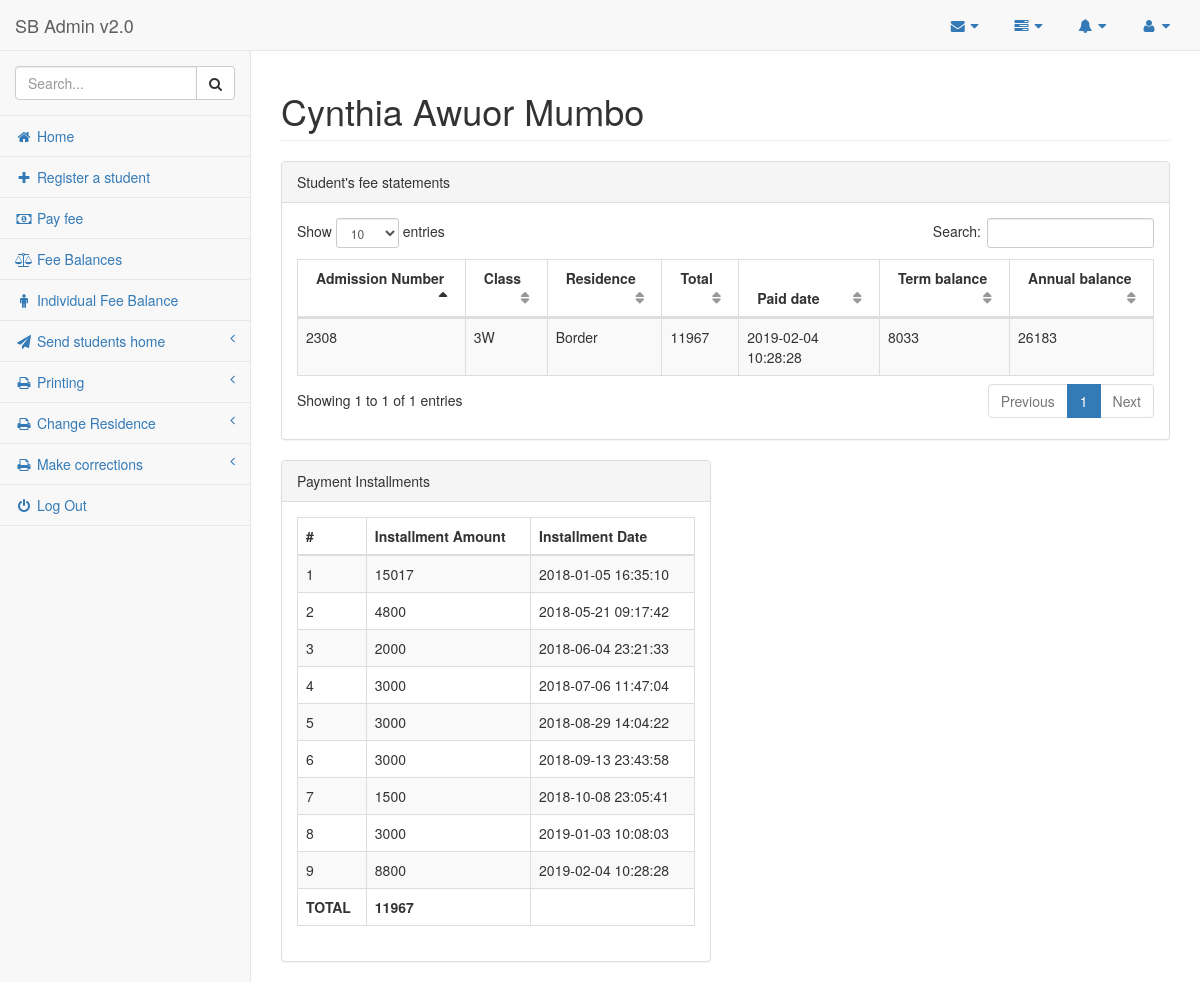
Screenshot of /pages/individualFee.php?AdmissionNo=2308 with the database file from the repository.
### tables this page shows
CREATE TABLE `students` (
  `StudentsId` int(11) NOT NULL,
  `AdmissionNo` varchar(200) NOT NULL,
  `StudentName` varchar(200) DEFAULT NULL,
  `StudentGender` varchar(200) DEFAULT NULL,
  `StudentType` varchar(200) NOT NULL,
  `ClassId` int(11) DEFAULT NULL,
  `url` varchar(900) NOT NULL DEFAULT 'NoPhotoYet',
  `ActualImage` varchar(900) NOT NULL DEFAULT 'NoPhotoYet',
  `CompletedSchool` int(11) NOT NULL DEFAULT '0'
);

CREATE TABLE `fee` (
  `FeeId` int(11) NOT NULL,
  `AdmissionNo` varchar(200) NOT NULL,
  `LunchScheme` int(11) DEFAULT '0',
  `PE` int(11) DEFAULT '0',
  `EW` int(11) DEFAULT '0',
  `LT` int(11) DEFAULT '0',
  `RMI` int(11) DEFAULT '0',
  `Administration` int(11) DEFAULT '0',
  `Activity` int(11) DEFAULT '0',
  `Total` int(11) DEFAULT '0',
  `RecentPaidDate` datetime DEFAULT NULL,
  `TermBalance` int(11) DEFAULT '0',
  `AnnualBalance` int(11) DEFAULT '0'
);

CREATE TABLE `class` (
  `ClassId` int(11) NOT NULL,
  `ClassName` varchar(200) NOT NULL,
  `ClassTeacher` varchar(200) NOT NULL
);

CREATE TABLE `installments` (
  `InstallmentId` int(11) NOT NULL,
  `AdmissionNo` varchar(200) NOT NULL,
  `InstallmentAmount` int(11) NOT NULL,
  `InstallmentDate` datetime NOT NULL
);

### pages/individualFee.php (the view, shortened to what this page needs)
<?php
require_once('dbConnect.php');
?>
<!DOCTYPE html>
<html lang="en">
<head>
    <link href="../vendor/bootstrap/css/bootstrap.min.css" rel="stylesheet">
    <link href="../vendor/metisMenu/metisMenu.min.css" rel="stylesheet">
    <link href="../vendor/datatables-plugins/dataTables.bootstrap.css" rel="stylesheet">
    <link href="../vendor/datatables-responsive/dataTables.responsive.css" rel="stylesheet">
    <link href="../dist/css/sb-admin-2.css" rel="stylesheet">
    <link href="../vendor/font-awesome/css/font-awesome.min.css" rel="stylesheet" type="text/css">
</head>
<body>
    <div id="wrapper">
        <nav class="navbar navbar-default navbar-static-top" role="navigation" style="margin-bottom: 0">
            <div class="navbar-header">
                <a class="navbar-brand" href="index.html">SB Admin v2.0</a>
            </div>
            <ul class="nav navbar-top-links navbar-right">
                <li class="dropdown">
                    <a class="dropdown-toggle" data-toggle="dropdown" href="#">
                        <i class="fa fa-envelope fa-fw"></i> <i class="fa fa-caret-down"></i>
                    </a>
                </li>
                <li class="dropdown">
                    <a class="dropdown-toggle" data-toggle="dropdown" href="#">
                        <i class="fa fa-tasks fa-fw"></i> <i class="fa fa-caret-down"></i>
                    </a>
                </li>
                <li class="dropdown">
                    <a class="dropdown-toggle" data-toggle="dropdown" href="#">
                        <i class="fa fa-bell fa-fw"></i> <i class="fa fa-caret-down"></i>
                    </a>
                </li>
                <li class="dropdown">
                    <a class="dropdown-toggle" data-toggle="dropdown" href="#">
                        <i class="fa fa-user fa-fw"></i> <i class="fa fa-caret-down"></i>
                    </a>
                </li>
            </ul>
            <div class="navbar-default sidebar" role="navigation">
                <div class="sidebar-nav navbar-collapse">
                    <ul class="nav" id="side-menu">
                        <li class="sidebar-search">
                            <div class="input-group custom-search-form">
                                <input type="text" class="form-control" placeholder="Search...">
                                <span class="input-group-btn">
                                <button class="btn btn-default" type="button">
                                    <i class="fa fa-search"></i>
                                </button>
                            </span>
                            </div>
                        </li>
                        <li>
                            <a href="http://34.73.97.17/Waondo/pages/displayFee.php"><i class="fa fa-home fa-fw"></i> Home</a>
                        </li>
                        <li>
                            <a href="http://34.73.97.17/Waondo/pages/registerStudent.php"><i class="fa fa-plus fa-fw"></i> Register a student</a>
                        </li>
						<li>
                            <a href="http://34.73.97.17/Waondo/pages/payFeePop.php"><i class="fa fa-money fa-fw"></i> Pay fee</a>
                        </li>
                        <li>
                            <a href="http://34.73.97.17/Waondo/pages/feeBalance.php"><i class="fa fa-balance-scale fa-fw"></i> Fee Balances</a>
                        </li>
                        <li>
                            <a href="http://34.73.97.17/Waondo/pages/individualPop.php"><i class="fa fa-male fa-fw"></i> Individual Fee Balance</a>
                        </li>
						<li>
                            <a href="#"><i class="fa fa-paper-plane fa-fw"></i> Send students home<span class="fa arrow"></span></a>
							</li>
                        <li>
                            <a href="#"><i class="fa fa-print fa-fw"></i> Printing<span class="fa arrow"></span></a>
							</li>
							<li>
                            <a href="#"><i class="fa fa-print fa-fw"></i> Change Residence<span class="fa arrow"></span></a>
						</li>
						<li>
						<a href="#"><i class="fa fa-print fa-fw"></i> Make corrections<span class="fa arrow"></span></a>
						</li>
							<li>
                            <a href="http://34.73.97.17/Waondo/pages/login.php"><i class="fa fa-power-off fa-fw"></i> Log Out</a>
                        </li>
                    </ul>
                </div>
            </div>
        </nav>
		<?php
 $AdmissionNo=$_GET['AdmissionNo'];
		$sql = "select * from students WHERE students.AdmissionNo=$AdmissionNo";
 $res = mysqli_query($con,$sql);
 if($res)
 {
	 while($idd=mysqli_fetch_assoc($res)){
		 $StudentName=$idd['StudentName'];
	 }
 }?>
        <div id="page-wrapper">
            <div class="row">
                <div class="col-lg-12">
                    <h1 class="page-header"><?php echo $StudentName;?></h1>
                </div>
            </div>
            <div class="row">
                <div class="col-lg-12">
                    <div class="panel panel-default">
                        <div class="panel-heading">
                            Student's fee statements
                        </div>
                        <div class="panel-body">
                           <table width="100%" class="table table-striped table-bordered table-hover" id="dataTables-example">
                                <thead>
                                    <tr>
                                        <th>Admission Number</th>
                                        <th>Class</th>
                                        <th>Residence</th>
										<th>Total</th>
										<th>Paid date</th>
										<th>Term balance</th>
										<th>Annual balance</th>
                                    </tr>
                                </thead>
								<tbody>
								<?php
 $sql = "select * from students INNER JOIN fee ON students.AdmissionNo=fee.AdmissionNo INNER JOIN class ON students.ClassId=class.ClassId WHERE students.AdmissionNo=$AdmissionNo";
 $result =mysqli_query($con,$sql) or die("The Admission Number does not exist.");
$number_of_rows=mysqli_num_rows($result);
	if($number_of_rows>0){
								while($row=mysqli_fetch_assoc($result)){
									$Total=$row['Total'];?>
<tr class="gradeA">
                                        <td><?php echo $row['AdmissionNo']?></td>
                                        <td><?php echo $row['ClassName']?></td>
                                      <td><?php echo $row['StudentType']?></td>
										<td><?php echo $row['Total']?></td>
										<td><?php echo $row['RecentPaidDate']?></td>
										<td><?php echo $row['TermBalance']?></td>
										<td><?php echo $row['AnnualBalance']?></td>
                                    </tr>
									<?php
								}
								}else{
		echo "w";
	}
								?>
                                </tbody>
                            </table>
                        </div>
                    </div>
                </div>
            </div>
			<div class="row">
                <div class="col-lg-6">
                    <div class="panel panel-default">
                        <div class="panel-heading">
                            Payment Installments
                        </div>
                        <div class="panel-body">
                            <div class="table-responsive">
                                <table class="table table-striped table-bordered table-hover">
                                    <thead>
                                        <tr>
                                            <th>#</th>
                                            <th>Installment Amount</th>
                                            <th>Installment Date</th>
                                        </tr>
                                    </thead>
                                    <tbody>
                                        <?php
 $sql = "select * from students INNER JOIN installments ON students.AdmissionNo=installments.AdmissionNo WHERE students.AdmissionNo=$AdmissionNo ORDER BY DATE(InstallmentDate) ASC,InstallmentDate ASC";
 $result = mysqli_query($con,$sql);
$number_of_rows=mysqli_num_rows($result);
	if($number_of_rows>0){
								$Count=1;
								while($row=mysqli_fetch_assoc($result)){?>
<tr class="gradeA">
                                        <td><?php echo $Count;?></td>
                                      <td><?php echo $row['InstallmentAmount']?></td>
										<td><?php echo $row['InstallmentDate']?></td>
                                    </tr>
									<?php
									$Count++;
								}
								}else{
		echo "No installment payments yet.";
	}
								?>
								<tr>
                                            <td><b>TOTAL</b></td>
                                            <td><b><?php echo $Total;?></b></td>
                                            <td></td>
                                        </tr>
                                    </tbody>
                                </table>
                            </div>
                        </div>
                    </div>
                </div>
            </div>
        </div>
    </div>
</body>
</html>

### rows the page displays
students: StudentName "Cynthia Awuor Mumbo", fee.AdmissionNo "2308", ClassId.ClassName "3W", StudentType "Border", fee.Total "11967", fee.RecentPaidDate "2019-02-04 10:28:28", fee.TermBalance "8033", fee.AnnualBalance "26183"
installments: InstallmentAmount "15017", InstallmentDate "2018-01-05 16:35:10"
installments: InstallmentAmount "4800", InstallmentDate "2018-05-21 09:17:42"
installments: InstallmentAmount "2000", InstallmentDate "2018-06-04 23:21:33"
installments: InstallmentAmount "3000", InstallmentDate "2018-07-06 11:47:04"
installments: InstallmentAmount "3000", InstallmentDate "2018-08-29 14:04:22"
installments: InstallmentAmount "3000", InstallmentDate "2018-09-13 23:43:58"
installments: InstallmentAmount "1500", InstallmentDate "2018-10-08 23:05:41"
installments: InstallmentAmount "3000", InstallmentDate "2019-01-03 10:08:03"
installments: InstallmentAmount "8800", InstallmentDate "2019-02-04 10:28:28"
